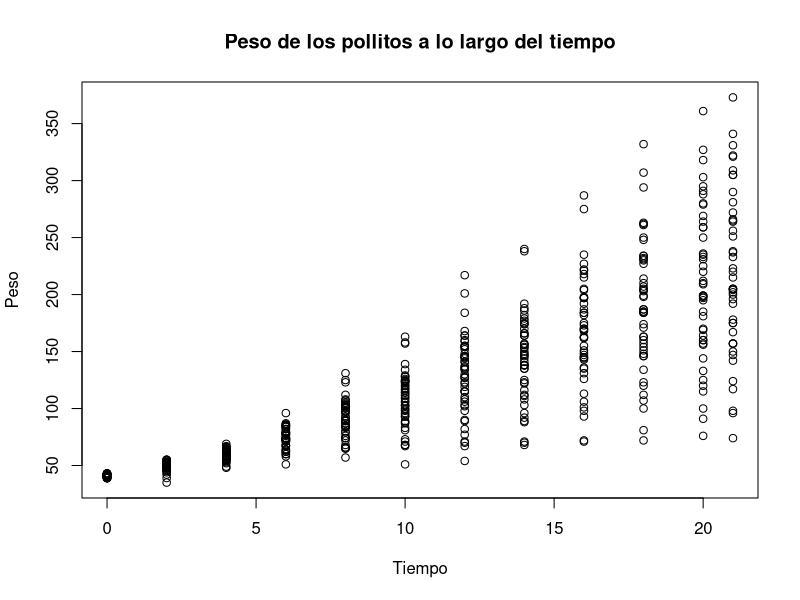

This figure's R source:
## ---- chunk 1
knitr::opts_chunk$set(echo = TRUE)
## ---- chunk 2
data("ChickWeight")
head(ChickWeight)
## ---- chunk 3
summary(ChickWeight)
## ---- chunk 4
plot(ChickWeight$Time, ChickWeight$weight,
     main = "Peso de los pollitos a lo largo del tiempo",
     xlab = "Tiempo",
     ylab = "Peso")
